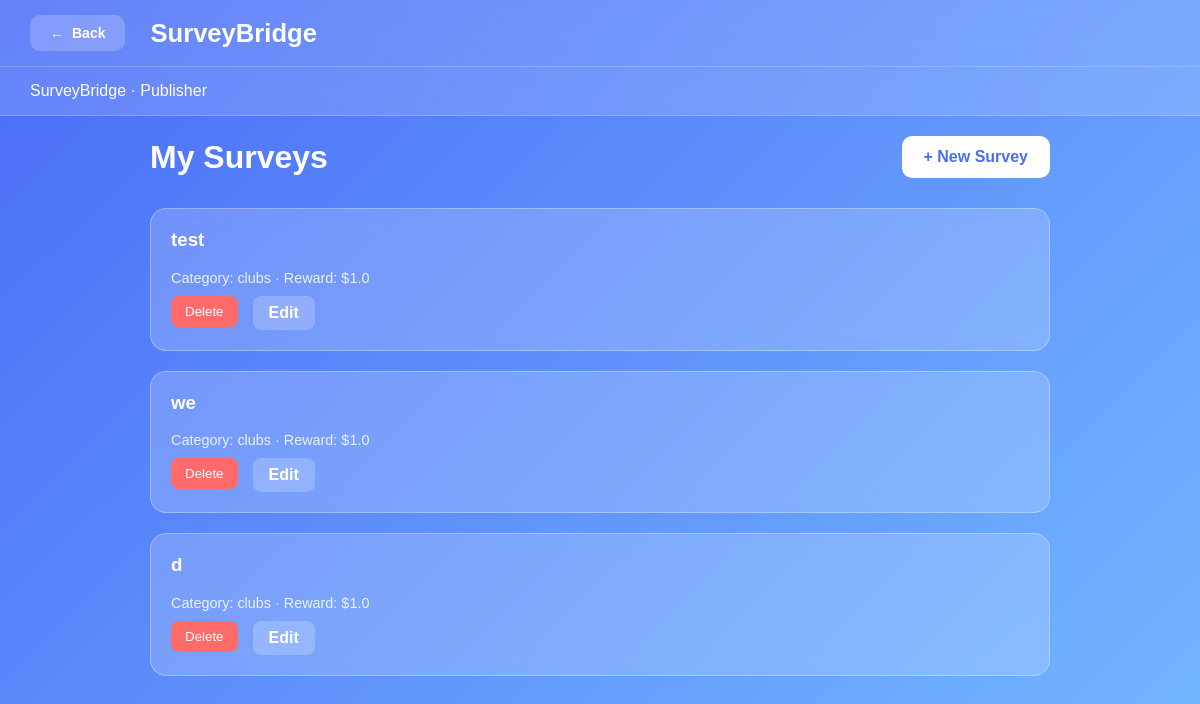
The app's page /publisher (signed in) with its own data.
### app/models.py (models this page shows)
class Survey(Base):
    __tablename__ = "surveys"
    id = Column(Integer, primary_key=True, index=True)
    publisher_id = Column(Integer, ForeignKey("users.id"), nullable=False)
    target_age_range = Column(String, nullable=True)
    target_education = Column(String, nullable=True)
    target_field = Column(String, nullable=True)
    target_status = Column(String, nullable=True)
    target_country = Column(String, nullable=True)
    target_language = Column(String, nullable=True)
    title = Column(String, nullable=False)
    description = Column(String, nullable=False)
    form_url = Column(String, nullable=False)
    category = Column(String, nullable=False)        # research / life / clubs
    estimated_time = Column(Integer, nullable=False) # minutes
    reward_amount = Column(Float, nullable=False)
    target_responses = Column(Integer, nullable=False)
    current_responses = Column(Integer, default=0)
    status = Column(String, default="active")  # active / paused / completed
    created_at = Column(DateTime, default=datetime.utcnow)
    publisher = relationship("User", back_populates="surveys")
    target_age_range = Column(String, nullable=True)
    target_education = Column(String, nullable=True)
    target_country = Column(String, nullable=True)

### api/main.py (the view)
@app.get("/publisher", response_class=HTMLResponse)
def publisher_dashboard(
    request: Request,
    current_user: User = Depends(get_current_user),
    db: Session = Depends(get_db)
):
    surveys = db.query(Survey).filter(Survey.publisher_id == current_user.id).all()
    return templates.TemplateResponse(
        "publisher.html",
        {"request": request, "surveys": surveys}
    )

### app/templates/publisher.html (shortened to what this page needs)
<!DOCTYPE html>
<html lang="en">
<head>
<nav class="navbar">
    <div class="navbar-left">
        <a href="/choice" class="back-btn">
            <span>←</span>
            <span>Back</span>
        </a>
        <div class="logo">SurveyBridge</div>
    </div>
</nav>
</head>
<body>
<div class="navbar">SurveyBridge · Publisher</div>
<div class="container">
    <div class="header">
        <h1>My Surveys</h1>
        <a href="/publish" class="create-btn">+ New Survey</a>
    </div>
    {% for s in surveys %}
    <div class="card">
        <h3>{{ s.title }}</h3>
        <div class="meta">
            Category: {{ s.category }} · Reward: ${{ s.reward_amount }}
        </div>
        <div class="actions">
            <form method="post" action="/publisher/delete/{{ s.id }}">
                <button class="delete-btn">Delete</button>
            </form>
            <a href="/publisher/edit/{{ s.id }}" class="edit-btn">Edit</a>
        </div>
    </div>
    {% endfor %}
</div>
</body>
</html>

### app/templates/publisher.html (style rules this page uses)
body { margin: 0; font-family: Arial, sans-serif; background: linear-gradient(135deg, #4a6cf7, #74b9ff); min-height: 100vh; color: white; }
.navbar { background: rgba(255, 255, 255, 0.15); backdrop-filter: blur(12px); border-bottom: 1px solid rgba(255, 255, 255, 0.2); padding: 15px 30px; display: flex; justify-content: space-between; align-items: center; position: sticky; top: 0; z-index: 100; }
.navbar-left { display: flex; align-items: center; gap: 25px; }
.back-btn { color: white; text-decoration: none; font-weight: 600; padding: 10px 20px; background: rgba(255, 255, 255, 0.2); border-radius: 10px; transition: all 0.3s ease; display: flex; align-items: center; gap: 8px; font-size: 14px; }
.logo { font-size: 1.6em; font-weight: bold; }
.container { max-width: 900px; margin: 0 auto; padding: 20px; }
.header { display: flex; justify-content: space-between; align-items: center; margin-bottom: 30px; }
.header h1 { margin: 0; }
.create-btn { padding: 12px 22px; background: white; color: #4a6cf7; border-radius: 10px; font-weight: bold; text-decoration: none; }
.card { background: rgba(255,255,255,0.18); border-radius: 16px; padding: 20px; margin-bottom: 20px; backdrop-filter: blur(10px); border: 1px solid rgba(255,255,255,0.3); }
.card h3 { margin-top: 0; }
.meta { opacity: 0.85; font-size: 0.9em; margin-bottom: 10px; }
.actions { display: flex; gap: 15px; }
.delete-btn { background: #ff6b6b; border: none; padding: 8px 14px; border-radius: 8px; color: white; cursor: pointer; }
.edit-btn { color: white; text-decoration: none; font-weight: 600; padding: 8px 16px; background: rgba(255,255,255,0.2); border-radius: 8px; transition: all 0.3s ease; }

### records on screen
Survey: title "test", category "clubs", reward_amount "1.0"
Survey: title "we", category "clubs", reward_amount "1.0"
Survey: title "d", category "clubs", reward_amount "1.0"
